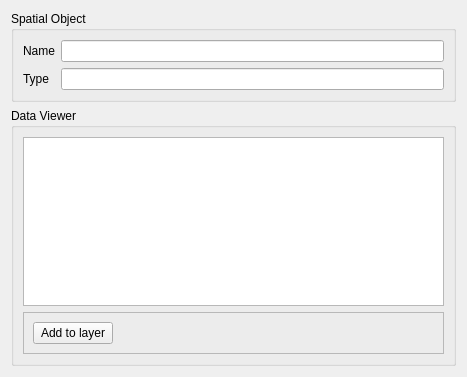
<?xml version="1.0" encoding="UTF-8"?>
<ui version="4.0">
 <class>Form</class>
 <widget class="QWidget" name="Form">
  <property name="geometry">
   <rect>
    <x>0</x>
    <y>0</y>
    <width>467</width>
    <height>377</height>
   </rect>
  </property>
  <property name="windowTitle">
   <string>Form</string>
  </property>
  <layout class="QVBoxLayout" name="verticalLayout">
   <item>
    <widget class="QGroupBox" name="groupBoxTypeConstructor">
     <property name="title">
      <string>Spatial Object</string>
     </property>
     <layout class="QFormLayout" name="formLayout">
      <item row="0" column="0">
       <widget class="QLabel" name="labelName">
        <property name="text">
         <string>Name</string>
        </property>
       </widget>
      </item>
      <item row="0" column="1">
       <widget class="QLineEdit" name="lineEditName">
        <property name="readOnly">
         <bool>true</bool>
        </property>
       </widget>
      </item>
      <item row="1" column="0">
       <widget class="QLabel" name="labelSignature">
        <property name="text">
         <string>Type</string>
        </property>
       </widget>
      </item>
      <item row="1" column="1">
       <widget class="QLineEdit" name="lineEditType">
        <property name="readOnly">
         <bool>true</bool>
        </property>
       </widget>
      </item>
     </layout>
    </widget>
   </item>
   <item>
    <widget class="QGroupBox" name="groupBox">
     <property name="title">
      <string>Data Viewer</string>
     </property>
     <layout class="QVBoxLayout" name="verticalLayout_2">
      <item>
       <widget class="QTreeView" name="treeView">
        <property name="editTriggers">
         <set>QAbstractItemView::NoEditTriggers</set>
        </property>
       </widget>
      </item>
      <item>
       <widget class="QFrame" name="frame">
        <property name="frameShape">
         <enum>QFrame::StyledPanel</enum>
        </property>
        <property name="frameShadow">
         <enum>QFrame::Raised</enum>
        </property>
        <layout class="QHBoxLayout" name="horizontalLayout">
         <item>
          <widget class="QPushButton" name="pushButtonAddToLayer">
           <property name="text">
            <string>Add to layer</string>
           </property>
          </widget>
         </item>
         <item>
          <spacer name="horizontalSpacer">
           <property name="orientation">
            <enum>Qt::Horizontal</enum>
           </property>
           <property name="sizeHint" stdset="0">
            <size>
             <width>40</width>
             <height>20</height>
            </size>
           </property>
          </spacer>
         </item>
        </layout>
       </widget>
      </item>
     </layout>
    </widget>
   </item>
  </layout>
 </widget>
 <resources/>
 <connections/>
</ui>
